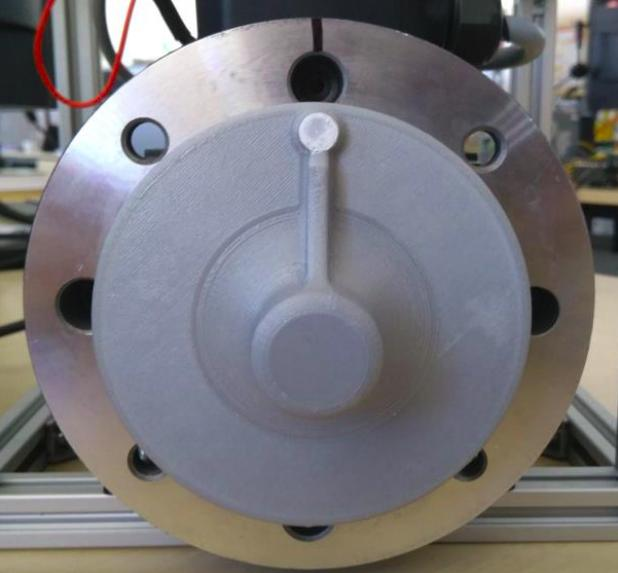
#> input picture rotor.jpg, 618 x 573 px
$ python app.py
#> lines starting #> are read from the running program, lines starting #| are printed output that depends on the picture
import cv2 as cv
import numpy as np

image = cv.imread('./rotor.jpg')
#> image is the input picture: shape (573, 618, 3); mean B, G, R 122.1, 118, 119.8
grayscale = np.copy(image)
grayscale = cv.cvtColor(grayscale, cv.COLOR_RGB2GRAY)
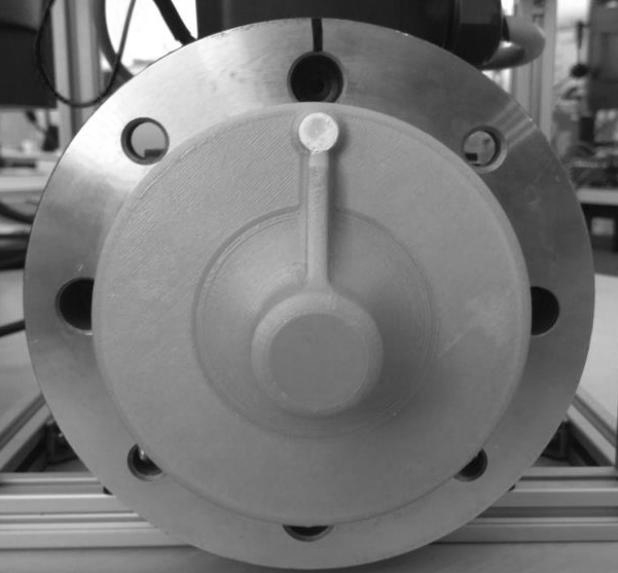
#> grayscale: shape (573, 618); min 7, max 255, mean 119.4
blur = cv.GaussianBlur(grayscale, (5, 5), 0)
canny = cv.Canny(blur, 30, 150)
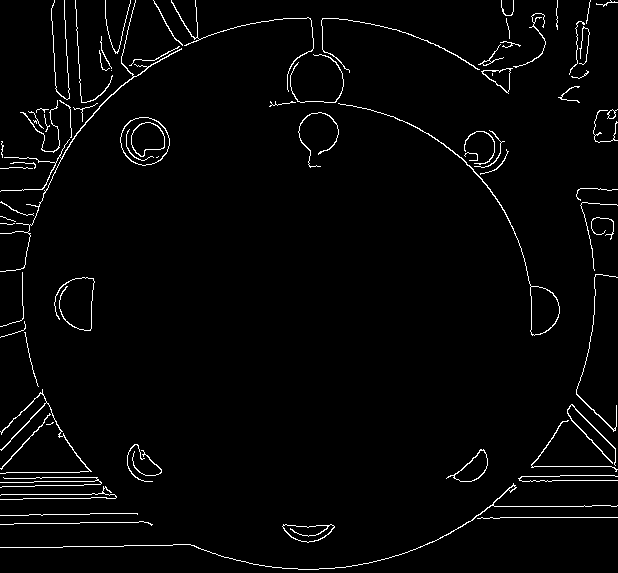
#> canny: shape (573, 618); 2.5% white in thin lines or dots
cv.imshow('xd', canny)

cv.waitKey(0)
